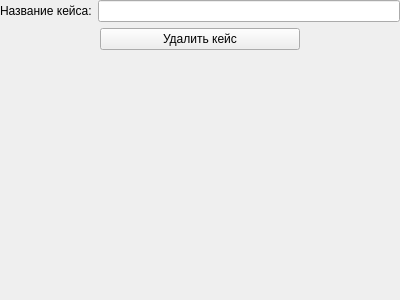
<?xml version="1.0" encoding="UTF-8"?>
<ui version="4.0">
 <class>CasePage</class>
 <widget class="QWidget" name="CasePage">
  <property name="geometry">
   <rect>
    <x>0</x>
    <y>0</y>
    <width>400</width>
    <height>300</height>
   </rect>
  </property>
  <property name="windowTitle">
   <string>Form</string>
  </property>
  <layout class="QVBoxLayout" name="verticalLayout">
   <property name="leftMargin">
    <number>0</number>
   </property>
   <property name="topMargin">
    <number>0</number>
   </property>
   <property name="rightMargin">
    <number>0</number>
   </property>
   <property name="bottomMargin">
    <number>20</number>
   </property>
   <item>
    <layout class="QFormLayout" name="formLayout">
     <property name="bottomMargin">
      <number>0</number>
     </property>
     <item row="0" column="0">
      <widget class="QLabel" name="label">
       <property name="text">
        <string>Название кейса:</string>
       </property>
      </widget>
     </item>
     <item row="0" column="1">
      <widget class="QLineEdit" name="nameEdit"/>
     </item>
    </layout>
   </item>
   <item>
    <layout class="QHBoxLayout" name="horizontalLayout_2">
     <item>
      <spacer name="horizontalSpacer">
       <property name="orientation">
        <enum>Qt::Horizontal</enum>
       </property>
       <property name="sizeHint" stdset="0">
        <size>
         <width>40</width>
         <height>20</height>
        </size>
       </property>
      </spacer>
     </item>
     <item>
      <layout class="QVBoxLayout" name="verticalLayout_2">
       <item>
        <widget class="QPushButton" name="removeButton">
         <property name="minimumSize">
          <size>
           <width>200</width>
           <height>0</height>
          </size>
         </property>
         <property name="text">
          <string>Удалить кейс</string>
         </property>
         <property name="icon">
          <iconset resource="resources.qrc">
           <normaloff>:/icons/delete.png</normaloff>:/icons/delete.png</iconset>
         </property>
        </widget>
       </item>
      </layout>
     </item>
     <item>
      <spacer name="horizontalSpacer_2">
       <property name="orientation">
        <enum>Qt::Horizontal</enum>
       </property>
       <property name="sizeHint" stdset="0">
        <size>
         <width>40</width>
         <height>20</height>
        </size>
       </property>
      </spacer>
     </item>
    </layout>
   </item>
   <item>
    <spacer name="verticalSpacer">
     <property name="orientation">
      <enum>Qt::Vertical</enum>
     </property>
     <property name="sizeHint" stdset="0">
      <size>
       <width>20</width>
       <height>40</height>
      </size>
     </property>
    </spacer>
   </item>
  </layout>
 </widget>
 <resources>
  <include location="resources.qrc"/>
 </resources>
 <connections/>
</ui>
